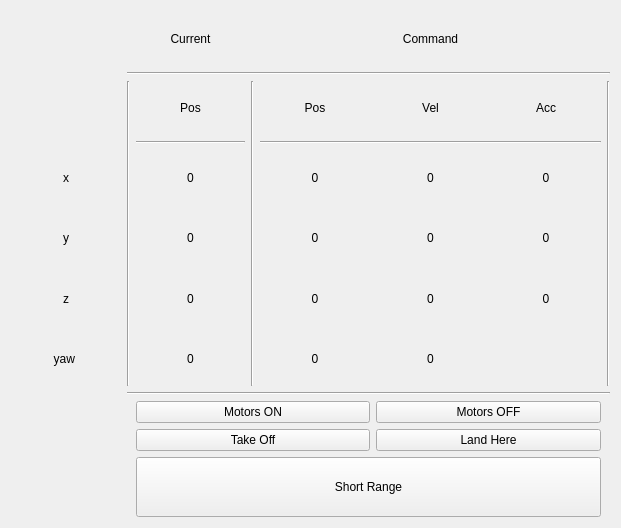
<?xml version="1.0" encoding="UTF-8"?>
<ui version="4.0">
 <class>QuadrotorSafetyWidget</class>
 <widget class="QWidget" name="QuadrotorSafetyWidget">
  <property name="geometry">
   <rect>
    <x>0</x>
    <y>0</y>
    <width>621</width>
    <height>528</height>
   </rect>
  </property>
  <property name="windowTitle">
   <string>Quadrotor Steering</string>
  </property>
  <layout class="QGridLayout" name="gridLayout">
   <item row="2" column="0">
    <layout class="QGridLayout" name="gridLayout_2">
     <item row="6" column="4" colspan="3">
      <widget class="QLabel" name="command_label">
       <property name="text">
        <string>Command</string>
       </property>
       <property name="alignment">
        <set>Qt::AlignCenter</set>
       </property>
      </widget>
     </item>
     <item row="11" column="3" rowspan="6">
      <widget class="Line" name="line_3">
       <property name="orientation">
        <enum>Qt::Vertical</enum>
       </property>
      </widget>
     </item>
     <item row="14" column="4">
      <widget class="QLabel" name="command_pos_y_data">
       <property name="text">
        <string>0</string>
       </property>
       <property name="alignment">
        <set>Qt::AlignCenter</set>
       </property>
      </widget>
     </item>
     <item row="13" column="6">
      <widget class="QLabel" name="command_acc_x_data">
       <property name="text">
        <string>0</string>
       </property>
       <property name="alignment">
        <set>Qt::AlignCenter</set>
       </property>
      </widget>
     </item>
     <item row="28" column="2" colspan="5">
      <widget class="QPushButton" name="short_push_button">
       <property name="sizePolicy">
        <sizepolicy hsizetype="Minimum" vsizetype="Minimum">
         <horstretch>0</horstretch>
         <verstretch>0</verstretch>
        </sizepolicy>
       </property>
       <property name="text">
        <string>Short Range</string>
       </property>
      </widget>
     </item>
     <item row="13" column="0">
      <widget class="QLabel" name="command_x_label">
       <property name="text">
        <string>x</string>
       </property>
       <property name="alignment">
        <set>Qt::AlignCenter</set>
       </property>
      </widget>
     </item>
     <item row="24" column="5" colspan="2">
      <widget class="QPushButton" name="motors_off_push_button">
       <property name="text">
        <string>Motors OFF</string>
       </property>
      </widget>
     </item>
     <item row="11" column="2">
      <widget class="QLabel" name="current_pos_label">
       <property name="text">
        <string>Pos</string>
       </property>
       <property name="alignment">
        <set>Qt::AlignCenter</set>
       </property>
      </widget>
     </item>
     <item row="11" column="1" rowspan="6">
      <widget class="Line" name="line_2">
       <property name="orientation">
        <enum>Qt::Vertical</enum>
       </property>
      </widget>
     </item>
     <item row="27" column="2" colspan="3">
      <widget class="QPushButton" name="takeoff_push_button">
       <property name="text">
        <string>Take Off</string>
       </property>
      </widget>
     </item>
     <item row="24" column="2" colspan="3">
      <widget class="QPushButton" name="motors_on_push_button">
       <property name="text">
        <string>Motors ON</string>
       </property>
      </widget>
     </item>
     <item row="16" column="0">
      <widget class="QLabel" name="command_yaw_label">
       <property name="text">
        <string>yaw </string>
       </property>
       <property name="alignment">
        <set>Qt::AlignCenter</set>
       </property>
      </widget>
     </item>
     <item row="12" column="2">
      <widget class="Line" name="line_5">
       <property name="orientation">
        <enum>Qt::Horizontal</enum>
       </property>
      </widget>
     </item>
     <item row="15" column="6">
      <widget class="QLabel" name="command_acc_z_data">
       <property name="text">
        <string>0</string>
       </property>
       <property name="alignment">
        <set>Qt::AlignCenter</set>
       </property>
      </widget>
     </item>
     <item row="28" column="0">
      <spacer name="verticalSpacer">
       <property name="orientation">
        <enum>Qt::Vertical</enum>
       </property>
       <property name="sizeType">
        <enum>QSizePolicy::Maximum</enum>
       </property>
       <property name="sizeHint" stdset="0">
        <size>
         <width>20</width>
         <height>60</height>
        </size>
       </property>
      </spacer>
     </item>
     <item row="13" column="4">
      <widget class="QLabel" name="command_pos_x_data">
       <property name="text">
        <string>0</string>
       </property>
       <property name="alignment">
        <set>Qt::AlignCenter</set>
       </property>
      </widget>
     </item>
     <item row="15" column="5">
      <widget class="QLabel" name="command_vel_z_data">
       <property name="text">
        <string>0</string>
       </property>
       <property name="alignment">
        <set>Qt::AlignCenter</set>
       </property>
      </widget>
     </item>
     <item row="14" column="6">
      <widget class="QLabel" name="command_acc_y_data">
       <property name="text">
        <string>0</string>
       </property>
       <property name="alignment">
        <set>Qt::AlignCenter</set>
       </property>
      </widget>
     </item>
     <item row="6" column="0">
      <spacer name="horizontalSpacer_2">
       <property name="orientation">
        <enum>Qt::Horizontal</enum>
       </property>
       <property name="sizeType">
        <enum>QSizePolicy::Maximum</enum>
       </property>
       <property name="sizeHint" stdset="0">
        <size>
         <width>50</width>
         <height>20</height>
        </size>
       </property>
      </spacer>
     </item>
     <item row="13" column="2">
      <widget class="QLabel" name="odom_x_data">
       <property name="text">
        <string>0</string>
       </property>
       <property name="alignment">
        <set>Qt::AlignCenter</set>
       </property>
      </widget>
     </item>
     <item row="14" column="0">
      <widget class="QLabel" name="command_y_label">
       <property name="text">
        <string>y</string>
       </property>
       <property name="alignment">
        <set>Qt::AlignCenter</set>
       </property>
      </widget>
     </item>
     <item row="11" column="6">
      <widget class="QLabel" name="command_acc_label">
       <property name="text">
        <string>Acc</string>
       </property>
       <property name="alignment">
        <set>Qt::AlignCenter</set>
       </property>
      </widget>
     </item>
     <item row="16" column="5">
      <widget class="QLabel" name="command_yaw_dot_data">
       <property name="text">
        <string>0</string>
       </property>
       <property name="alignment">
        <set>Qt::AlignCenter</set>
       </property>
      </widget>
     </item>
     <item row="12" column="4" colspan="3">
      <widget class="Line" name="line_6">
       <property name="orientation">
        <enum>Qt::Horizontal</enum>
       </property>
      </widget>
     </item>
     <item row="27" column="5" colspan="2">
      <widget class="QPushButton" name="landhere_push_button">
       <property name="text">
        <string>Land Here</string>
       </property>
      </widget>
     </item>
     <item row="16" column="4">
      <widget class="QLabel" name="command_yaw_data">
       <property name="text">
        <string>0</string>
       </property>
       <property name="alignment">
        <set>Qt::AlignCenter</set>
       </property>
      </widget>
     </item>
     <item row="15" column="0">
      <widget class="QLabel" name="command_z_label">
       <property name="text">
        <string>z</string>
       </property>
       <property name="alignment">
        <set>Qt::AlignCenter</set>
       </property>
      </widget>
     </item>
     <item row="6" column="2">
      <widget class="QLabel" name="current_label">
       <property name="text">
        <string>Current</string>
       </property>
       <property name="alignment">
        <set>Qt::AlignCenter</set>
       </property>
      </widget>
     </item>
     <item row="15" column="4">
      <widget class="QLabel" name="command_pos_z_data">
       <property name="text">
        <string>0</string>
       </property>
       <property name="alignment">
        <set>Qt::AlignCenter</set>
       </property>
      </widget>
     </item>
     <item row="13" column="5">
      <widget class="QLabel" name="command_vel_x_data">
       <property name="text">
        <string>0</string>
       </property>
       <property name="alignment">
        <set>Qt::AlignCenter</set>
       </property>
      </widget>
     </item>
     <item row="16" column="2">
      <widget class="QLabel" name="odom_yaw_data">
       <property name="text">
        <string>0</string>
       </property>
       <property name="alignment">
        <set>Qt::AlignCenter</set>
       </property>
      </widget>
     </item>
     <item row="11" column="4">
      <widget class="QLabel" name="command_pos_label">
       <property name="text">
        <string>Pos</string>
       </property>
       <property name="alignment">
        <set>Qt::AlignCenter</set>
       </property>
      </widget>
     </item>
     <item row="15" column="2">
      <widget class="QLabel" name="odom_z_data">
       <property name="text">
        <string>0</string>
       </property>
       <property name="alignment">
        <set>Qt::AlignCenter</set>
       </property>
      </widget>
     </item>
     <item row="14" column="5">
      <widget class="QLabel" name="command_vel_y_data">
       <property name="text">
        <string>0</string>
       </property>
       <property name="alignment">
        <set>Qt::AlignCenter</set>
       </property>
      </widget>
     </item>
     <item row="11" column="5">
      <widget class="QLabel" name="command_vel_label">
       <property name="text">
        <string>Vel</string>
       </property>
       <property name="alignment">
        <set>Qt::AlignCenter</set>
       </property>
      </widget>
     </item>
     <item row="14" column="2">
      <widget class="QLabel" name="odom_y_data">
       <property name="text">
        <string>0</string>
       </property>
       <property name="alignment">
        <set>Qt::AlignCenter</set>
       </property>
      </widget>
     </item>
     <item row="11" column="7" rowspan="6">
      <widget class="Line" name="line_7">
       <property name="orientation">
        <enum>Qt::Vertical</enum>
       </property>
      </widget>
     </item>
     <item row="17" column="1" colspan="7">
      <widget class="Line" name="line_4">
       <property name="orientation">
        <enum>Qt::Horizontal</enum>
       </property>
      </widget>
     </item>
     <item row="7" column="1" colspan="7">
      <widget class="Line" name="line">
       <property name="orientation">
        <enum>Qt::Horizontal</enum>
       </property>
      </widget>
     </item>
    </layout>
   </item>
  </layout>
 </widget>
 <resources/>
 <connections/>
</ui>
